Frame 1 (no input): blank canvas, image omitted
Frame 60 (no input): blank canvas, image omitted
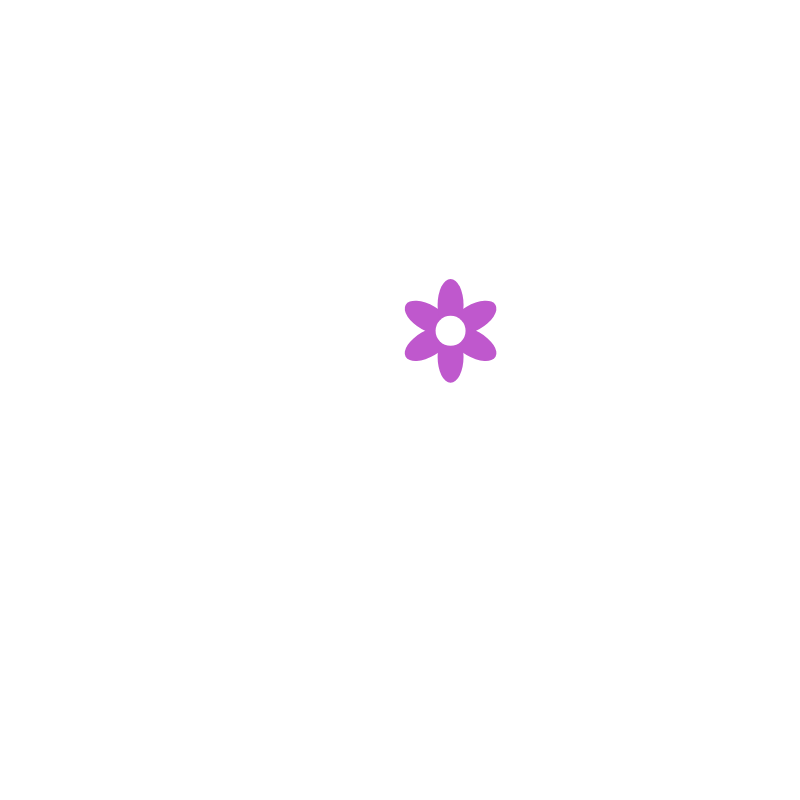
Frame 120 (the mouse pressed at the canvas centre since frame 60)

The p5.js sketch whose frames 1 and 60 were blank and that drew this single picture after the mouse press (run headless with seeded random() and noise() and a simulated clock; from frame 60 on, the mouse is pressed at the canvas centre):

// p5.js sketch
// ── sketch.js
let flowers = [];

function setup(){
	createCanvas(800,800);
}

function draw(){
	background(255);
	
	for (let f in flowers)
		flowers[f].display();

}

function mousePressed(){
	flowers.push(new Flower(mouseX, mouseY));
}


// ── Flower.js
class Flower {
  constructor(x, y) {
    this.x = x;
    this.y = y;
    this.vx = random(-2, 2);
    this.vy = random(-2, 2);
	this.c = color(random(255), random(255), random(255));    
	this.r = random(20, 40);
	this.rt=random(30, 120);
    //floor() calculates the closest integer value that is less than 
    //or equal to the value of a number
    this.n = floor(random(5, 13));
    this.ra = TWO_PI / this.n;
  }

  display() {
	push();
    noStroke();
    
    translate (this.x, this.y);
   
	fill(this.c);
    for(let l=0; l<this.n; l++){
		rotate(this.ra);
		ellipse(0, this.rt/2, this.r, this.rt);
	}
	
	fill(255);
	circle(0, 0, 30);
	
	this.x += this.vx;
    this.y += this.vy;

    if (this.x < this.r || this.x > width - this.r) this.vx *= -1;
    if (this.y < this.r || this.y > width - this.r) this.vy *= -1;
	
	pop();
}

   
 
}
